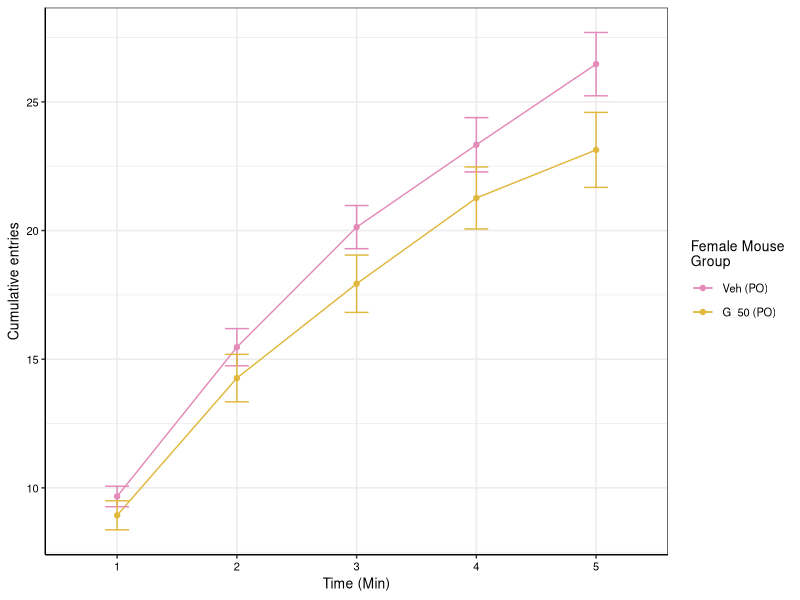
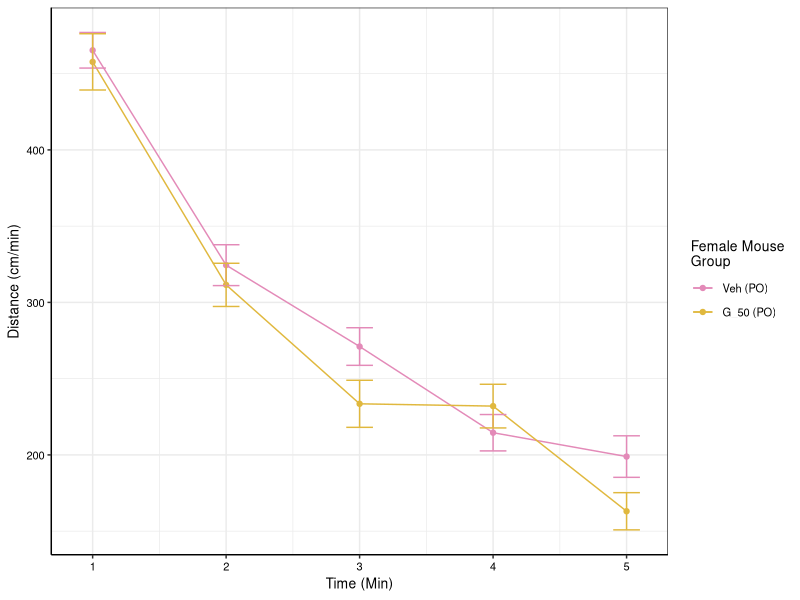
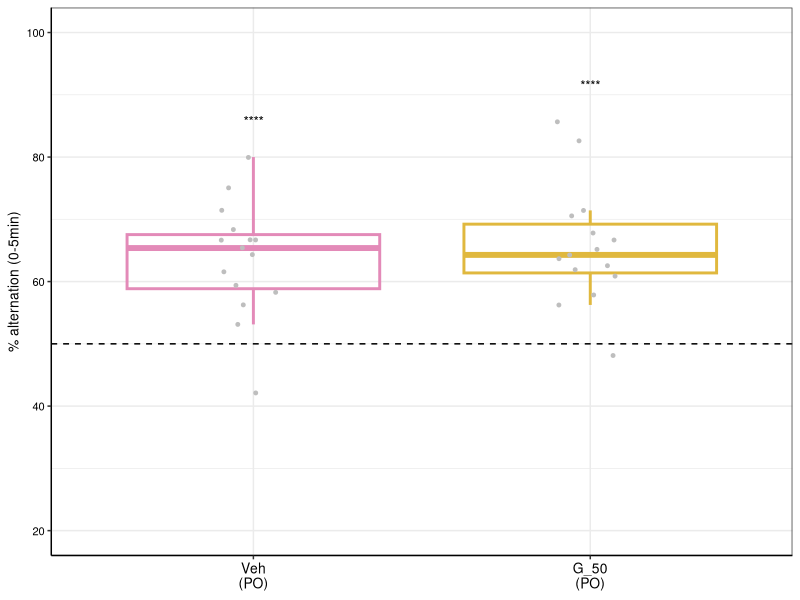
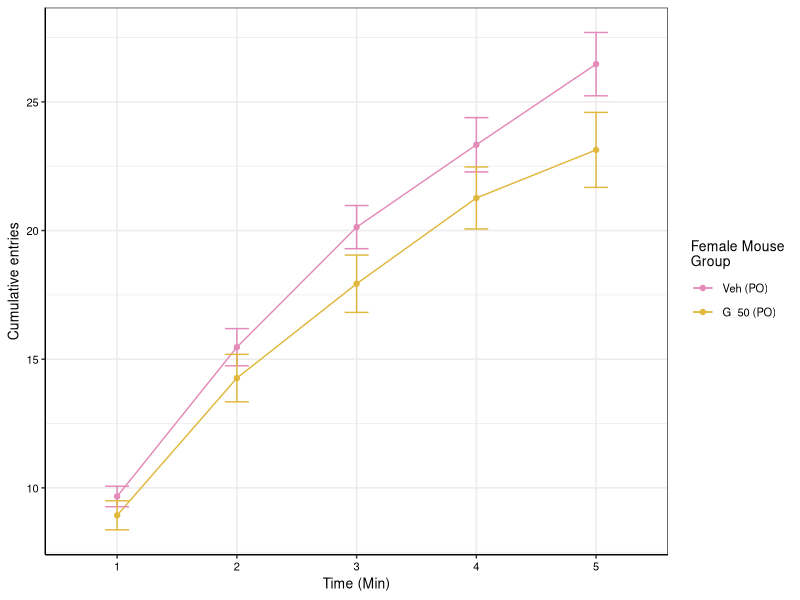
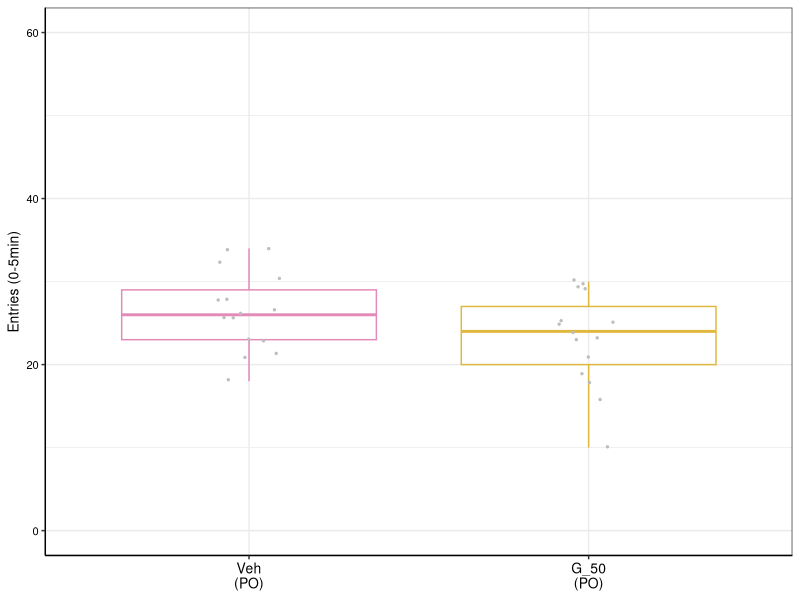
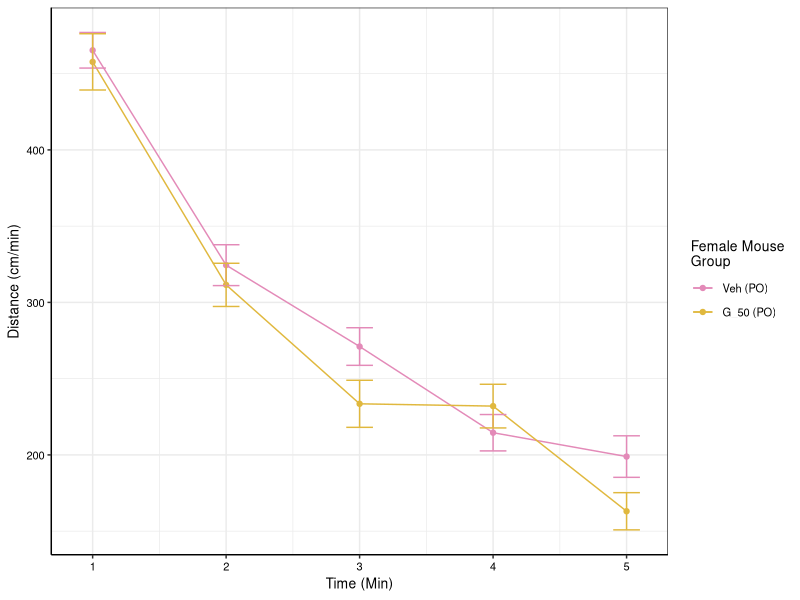
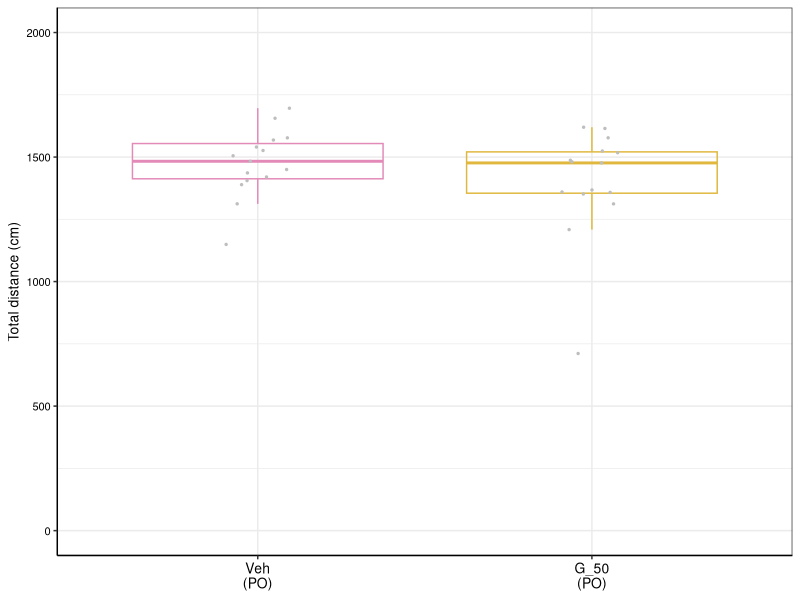

The R script that drew these images, in order:
## ---- chunk 1
library(dplyr)
library(ggplot2)
library(readxl)
library(ggpubr)
library(rstatix)
library(multcomp)
## ---- chunk 2
ymaze_data <- read_excel("Female cohort - PO/Data to plot - female cohort.xlsx", sheet = "Ymaze")
ymaze_data$Value <- as.numeric(ymaze_data$Value)
ymaze_data$`Mouse Group` <- ifelse(ymaze_data$`Mouse Group` == 'Veh (PO)', 'Veh\n(PO)', 'G_50\n(PO)')
ymaze_data$`Mouse Group` <- factor(ymaze_data$`Mouse Group`,
                                levels = c("Veh\n(PO)", "G_50\n(PO)"))
## ---- chunk 3
plotting_func_alternation <- function(df, variable, ylab, fname, wid = 2, ht = 2) {
  df <- dplyr::filter(df, Measure == variable)
  
  # Compute statistics
  # One sample t-test vs. chance (50% alternation) per group
  # Have to remove NA data first
  df <- dplyr::filter(df, !is.na(Value))
  tests <- df %>%
    dplyr::group_by(`Mouse Group`) %>%
    rstatix::t_test(Value ~ 1, mu = 50, detailed = TRUE) %>%
    rstatix::add_significance() %>%
    dplyr::ungroup()
  
  # Define positions of significance stars
  sig_pos <- df %>%
    dplyr::group_by(`Mouse Group`) %>%
    dplyr::summarise(y.position = min(100, max(Value, na.rm = TRUE) + 5), .groups = "drop")
  
  # Merge
  tests <- merge(tests, sig_pos, by = "Mouse Group") %>%
    dplyr::mutate(label = p.signif)
  
  ggplot(df, aes(x=`Mouse Group`, y=Value)) +
    geom_boxplot(aes(color = `Mouse Group`), fill = NA, outlier.shape = NA, linewidth = 1) +
    geom_point(color = "grey", position = position_jitter(width = 0.1), size = 1) +
    scale_color_manual(values = c("Veh\n(PO)" = "#E38AB8", "G_50\n(PO)" = "#E0B83E")) +
    geom_text(data = tests, aes(x = `Mouse Group`, y = y.position, label = label), vjust = 0, size = 3.5) +
    theme_bw() +
    theme(legend.position = "none",
      axis.line = element_line(color='black'),
      axis.text.y = element_text(size = 8, color = 'black'),
      axis.text.x = element_text(size = 10, color = 'black'),
      axis.title.y = element_text(size = 10, color = 'black'),
      axis.title.x = element_blank()) +
    labs(y = ylab) +
    geom_hline(yintercept = 50, linetype = 'dashed', color = 'black') +
    ylim(20,100)
  
  ggsave(fname, width = wid, height = ht)
  
  return(tests)
}
## ---- chunk 4
# "% alternation (0-5min)"
pc_alt_05 <- plotting_func_alternation(ymaze_data, "% alternation (0-5min)",
              "% alternation (0-5min)", "Female cohort - PO/ymaze_pc_alternation_0_to_5.pdf")
## ---- chunk 5
entries <- dplyr::filter(ymaze_data, startsWith(Measure, 'Entries'))

# Add a timepoint column
entries$Time <- substr(entries$Measure, 12, 12)

# Need a "summary" data frame
entries_summary <- entries %>%
  group_by(`Mouse Group`, Time) %>%
  summarise(
    mean_value = mean(Value, na.rm = TRUE),
    se = sd(Value, na.rm = TRUE) / sqrt(n()),
    .groups = "drop"
  )

# Want to get rid of the newline for the line graph legend
entries_summary$`Mouse Group` <- ifelse(entries_summary$`Mouse Group` == 'Veh\n(PO)', 'Veh (PO)', 'G_50 (PO)')
entries_summary$`Mouse Group` <- factor(entries_summary$`Mouse Group`,
                                        levels = c("Veh (PO)", "G_50 (PO)"))

entries_summary <- dplyr::rename(entries_summary, `Female Mouse\nGroup`=`Mouse Group`)

# Plot line graph
 
ggplot(entries_summary, aes(x = Time, y = mean_value, color = `Female Mouse\nGroup`, group = `Female Mouse\nGroup`)) + geom_line() + geom_point() + geom_errorbar(aes(ymin = mean_value - se, ymax = mean_value + se), width = 0.2) + labs(x = "Time (Min)", y = "Cumulative entries") +
    scale_color_manual(values = c("Veh (PO)" = "#E38AB8", "G_50 (PO)" = "#E0B83E")) +
    theme_bw() +
    theme(axis.line = element_line(color='black'),
      axis.text = element_text(size = 8, color = 'black'),
      axis.title = element_text(size = 10, color = 'black'),
      legend.title = element_text(size = 10, color = 'black'),
      legend.text = element_text(size = 8, color = 'black'))

ggsave('Female cohort - PO/ymaze_cumulative_arm_entries.pdf', width = 3.5, height = 1.5)
## ---- chunk 6
generic_boxplot_func <- function(df, variable, ylab,
                          fname, ymax, wid = 1.75, ht = 1.5) {
  
  df <- dplyr::filter(df, Measure == variable)
  ggplot(df, aes(x=`Mouse Group`, y=Value)) +
    geom_boxplot(aes(color = `Mouse Group`), fill = NA, outlier.shape = NA, linewidth = 0.5) +
    geom_point(color = "grey", position = position_jitter(width = 0.1), size = 0.5) +
    scale_color_manual(values = c("Veh\n(PO)" = "#E38AB8", "G_50\n(PO)" = "#E0B83E")) +
    theme_bw() +
    theme(legend.position = "none",
      axis.line = element_line(color='black'),
      axis.text.y = element_text(size = 8, color = 'black'),
      axis.text.x = element_text(size = 10, color = 'black'),
      axis.title.y = element_text(size = 10, color = 'black'),
      axis.title.x = element_blank()) +
    labs(y = ylab) + ylim(0, ymax)
  
  ggsave(fname, width = wid, height = ht)
}
## ---- chunk 7
generic_boxplot_func(entries, 'Entries (0-5min)', 'Entries (0-5min)',
                     'Female cohort - PO/ymaze_entries_05_boxplot.pdf', 60)

for_stats <- dplyr::filter(entries, Measure == 'Entries (0-5min)')
t.test(dplyr::filter(for_stats, `Mouse Group` == 'Veh\n(PO)')$Value,
       dplyr::filter(for_stats, `Mouse Group` == 'G_50\n(PO)')$Value)
## ---- chunk 8
distance <- dplyr::filter(ymaze_data, startsWith(Measure, 'Distance'))

# Add a timepoint column
distance$Time <- rep(seq(1,5), each = 30)

# Need a "summary" data frame
distance_summary <- distance %>%
  group_by(`Mouse Group`, Time) %>%
  summarise(
    mean_value = mean(Value, na.rm = TRUE),
    se = sd(Value, na.rm = TRUE) / sqrt(n()),
    .groups = "drop"
  )

# Want to get rid of the newline for the line graph legend
distance_summary$`Mouse Group` <- ifelse(distance_summary$`Mouse Group` == 'Veh\n(PO)', 'Veh (PO)', 'G_50 (PO)')
distance_summary$`Mouse Group` <- factor(distance_summary$`Mouse Group`, levels = c("Veh (PO)", "G_50 (PO)"))

distance_summary <- dplyr::rename(distance_summary, `Female Mouse\nGroup`=`Mouse Group`)

# Plot line graph
ggplot(distance_summary, aes(x = Time, y = mean_value, color = `Female Mouse\nGroup`, group = `Female Mouse\nGroup`)) + geom_line() + geom_point() + geom_errorbar(aes(ymin = mean_value - se, ymax = mean_value + se), width = 0.2) + labs(x = "Time (Min)", y = "Distance (cm/min)") +
    scale_color_manual(values = c("Veh (PO)" = "#E38AB8", "G_50 (PO)" = "#E0B83E")) +
    theme_bw() +
    theme(axis.line = element_line(color='black'),
      axis.text = element_text(size = 8, color = 'black'),
      axis.title = element_text(size = 10, color = 'black'),
      legend.title = element_text(size = 10, color = 'black'),
      legend.text = element_text(size = 8, color = 'black'))

ggsave('Female cohort - PO/ymaze_distance_moved_per_min.pdf', width = 3.5, height = 1.5)
## ---- chunk 9
distance_sum <- dplyr::filter(ymaze_data, Measure == "Total distance moved (cm)")

generic_boxplot_func(distance_sum, 'Total distance moved (cm)', 'Total distance (cm)', 'Female cohort - PO/ymaze_total_distance_boxplot.pdf', 2000)

t.test(dplyr::filter(distance_sum, `Mouse Group` == 'Veh\n(PO)')$Value,
       dplyr::filter(distance_sum, `Mouse Group` == 'G_50\n(PO)')$Value)
